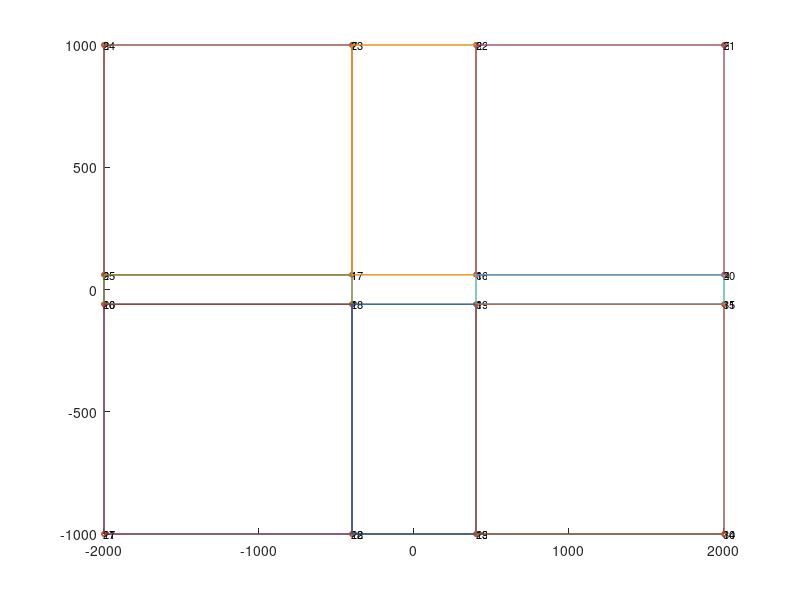

Recreate this plot in MATLAB.
%% COE 347 Final Project Block Mesh Dict
% Vertex Wind Turbine
clear all;
clc;

%% Set Dimensions
% Dimensions to Change
numSpikes = 0;                                % Number of spikes.
randSeed = 0;                                 % Randomness of spike distance.
yBox = 120;                                     % Length of box.
xBox = 800;                                     % Width of box.
xSpikes = 15;                                   % Dip of spikes.
xNeg = 2000;                                      % Front length of sim.
xPos = 2000;                                      % Back length of sim.
yTot = 1000;                                       % Upper edge of box.
% Meshing in Blocks
xMesh = 100;                                      % Mesh in x-direction of blocks.
yMesh = 100;                                     % Mesh in y-direction of blocks.
zMesh = 1;                                      % Mesh in z-direction of blocks.
expansionRatio = [2.0, 1.0, 1.0];               % Expansion ratio.

% Unchanging Dimensions
randStart = 1 - randSeed;
randStore = 1;
if numSpikes <= 0
    numSpikes = 0.5;
elseif numSpikes > 1
    randStore = randSeed*rand(numSpikes,1)+randStart;
end
ySpikes = yBox / (2*(numSpikes-1) + 2);
zDiff = 0.1;
meshing = [xMesh, yMesh, zMesh];

%% Generate Vertices
index = 1;
vertices = zeros(2*(16+(2*(numSpikes-1)+1)),3);
for z = 1:2
    % Inner Square and Spikes
    vertices(index,:) = [xBox/2, yBox/2, (z-1)*zDiff];
    index = index + 1;
    vertices(index,:) = [-xBox/2, yBox/2, (z-1)*zDiff];
    index = index + 1;
    inc = 1;
    for i = 1:2*(numSpikes-1)+1
        if mod(i,2)
            vertices(index,:) = [-xBox/2+(xSpikes*randStore(inc)), yBox/2-ySpikes*i, (z-1)*zDiff];
            inc = inc + 1;
        else
            vertices(index,:) = [-xBox/2, yBox/2-ySpikes*i, (z-1)*zDiff];
        end
        index = index + 1;
    end
    vertices(index,:) = [-xBox/2,-yBox/2, (z-1)*zDiff];
    index = index + 1;
    vertices(index,:) = [xBox/2,-yBox/2, (z-1)*zDiff];
    index = index + 1;

    % Outer edges of box
    % Top Edge
    vertices(index,:) = [xPos,yBox/2, (z-1)*zDiff];
    index = index + 1;
    vertices(index,:) = [xPos,yTot, (z-1)*zDiff];
    index = index + 1;
    vertices(index,:) = [xBox/2,yTot, (z-1)*zDiff];
    index = index + 1;
    vertices(index,:) = [-xBox/2,yTot, (z-1)*zDiff];
    index = index + 1;
    vertices(index,:) = [-xNeg,yTot, (z-1)*zDiff];
    index = index + 1;
    vertices(index,:) = [-xNeg,yBox/2, (z-1)*zDiff];
    index = index + 1;
    for i = 1:2*(numSpikes-1)+1
        vertices(index,:) = [-xNeg, yBox/2-ySpikes*i, (z-1)*zDiff];
        index = index + 1;
    end

    % Bot Edge
    vertices(index,:) = [-xNeg,-yBox/2, (z-1)*zDiff];
    index = index + 1;
    vertices(index,:) = [-xNeg,-yTot, (z-1)*zDiff];
    index = index + 1;
    vertices(index,:) = [-xBox/2,-yTot, (z-1)*zDiff];
    index = index + 1;
    vertices(index,:) = [xBox/2,-yTot, (z-1)*zDiff];
    index = index + 1;
    vertices(index,:) = [xPos,-yTot, (z-1)*zDiff];
    index = index + 1;
    vertices(index,:) = [xPos,-yBox/2, (z-1)*zDiff];
    index = index + 1;
end

fileID=fopen('vertices.txt','w');
for i=1:size(vertices,1)
    fprintf(fileID,'(%e %e %e) \n',vertices(i,:));
end
fclose(fileID);

% Vertex Index of Spikes
spikes1 = [1, 3 + 2*(numSpikes-1)];
spikes2 = [10 + 2*(numSpikes-1), 11 + 2*(numSpikes-1)+1 + 2*(numSpikes-1)];

%% Generate Blocks
blocks = zeros(7+2*numSpikes,4);
blocks(1,:) = [spikes1(2) + 7, 1, spikes1(2) + 5, spikes1(2) + 6];
blocks(2,:) = [1, 0, spikes1(2) + 4, spikes1(2) + 5];
blocks(3,:) = [0, spikes1(2) + 2, spikes1(2) + 3, spikes1(2) + 4];
for i = 1:2*numSpikes
    blocks(3+i,:) = [spikes2(1)+(i-1)+1,spikes1(1)+(i-1)+1, spikes1(1)+(i-1), spikes2(1)+(i-1)];
end
blocks(4+2*numSpikes,:) = [spikes1(2)+1, spikes2(2)+5, spikes1(2)+2, 0];
blocks(5+2*numSpikes,:) = [spikes2(2)+1, spikes2(2)+2, spikes1(2), spikes2(2)];
blocks(6+2*numSpikes,:) = [spikes2(2)+2, spikes2(2)+3, spikes1(2)+1, spikes1(2)];
blocks(7+2*numSpikes,:) = [spikes2(2)+3, spikes2(2)+4, spikes2(2)+5, spikes1(2)+1];

blocks = [blocks, blocks+size(vertices,1)/2];

fileID=fopen('blocks.txt','w');
for i=1:size(blocks,1)
    fprintf(fileID,'hex (%d %d %d %d %d %d %d %d) (%d %d %d) simpleGrading ( %e %e %.1f ) \n',(blocks(i,:)),meshing, expansionRatio);
end
fclose(fileID);

%% Generate Faces
% Inlet
facesIn = zeros(2*numSpikes+2,4);
facesIn(1,:) = [spikes2(1)-1, spikes2(1)-1 + size(vertices,1)/2, spikes2(1) + size(vertices,1)/2, spikes2(1)];
for i = 1:2*numSpikes
    facesIn(1+i,:) = [spikes2(1)-1+i, spikes2(1)-1+i + size(vertices,1)/2, spikes2(1)+i + size(vertices,1)/2, spikes2(1)+i];
end
facesIn(end,:) = [spikes2(2), spikes2(2) + size(vertices,1)/2, spikes2(2)+1 + size(vertices,1)/2, spikes2(2)+1];

fileID=fopen('facesIn.txt','w');
fprintf(fileID, 'inlet\n{\n\ttype patch;\n\tfaces\n\t(\n');
for i=1:size(facesIn,1)
    fprintf(fileID,'\t\t(%d %d %d %d)\n', facesIn(i,:));
end
fprintf(fileID, '\t);\n}');
fclose(fileID);

% Outlet
facesOut = zeros(3,4);
facesOut(1,:) = [spikes1(2)+3, spikes1(2)+3+size(vertices,1)/2, spikes1(2)+2+size(vertices,1)/2, spikes1(2)+2];
facesOut(2,:) = [spikes1(2)+2, spikes1(2)+2+size(vertices,1)/2, spikes2(2)+5+size(vertices,1)/2, spikes2(2)+5];
facesOut(3,:) = [spikes2(2)+5, spikes2(2)+5+size(vertices,1)/2, spikes2(2)+4+size(vertices,1)/2, spikes2(2)+4];

fileID=fopen('facesOut.txt','w');
fprintf(fileID, 'outlet\n{\n\ttype patch;\n\tfaces\n\t(\n');
for i=1:size(facesOut,1)
    fprintf(fileID,'\t\t(%d %d %d %d)\n', facesOut(i,:));
end
fprintf(fileID, '\t);\n}');
fclose(fileID);

% Top
facesTop = zeros(3,4);
facesTop(1,:) = [spikes1(2)+6, spikes1(2)+6+size(vertices,1)/2, spikes1(2)+5+size(vertices,1)/2, spikes1(2)+5];
facesTop(2,:) = [spikes1(2)+5, spikes1(2)+5+size(vertices,1)/2, spikes1(2)+4+size(vertices,1)/2, spikes1(2)+4];
facesTop(3,:) = [spikes1(2)+4, spikes1(2)+4+size(vertices,1)/2, spikes1(2)+3+size(vertices,1)/2, spikes1(2)+3];

fileID=fopen('facesTop.txt','w');
fprintf(fileID, 'outlet\n{\n\ttype symmetryPlane;\n\tfaces\n\t(\n');
for i=1:size(facesTop,1)
    fprintf(fileID,'\t\t(%d %d %d %d)\n', facesTop(i,:));
end
fprintf(fileID, '\t);\n}');
fclose(fileID);

% Top
facesBot = zeros(3,4);
facesBot(1,:) = [spikes2(2)+1, spikes2(2)+1+size(vertices,1)/2, spikes2(2)+2+size(vertices,1)/2, spikes2(2)+2];
facesBot(2,:) = [spikes2(2)+2, spikes2(2)+2+size(vertices,1)/2, spikes2(2)+3+size(vertices,1)/2, spikes2(2)+3];
facesBot(3,:) = [spikes2(2)+3, spikes2(2)+3+size(vertices,1)/2, spikes2(2)+4+size(vertices,1)/2, spikes2(2)+4];

fileID=fopen('facesBot.txt','w');
fprintf(fileID, 'outlet\n{\n\ttype symmetryPlane;\n\tfaces\n\t(\n');
for i=1:size(facesBot,1)
    fprintf(fileID,'\t\t(%d %d %d %d)\n', facesBot(i,:));
end
fprintf(fileID, '\t);\n}');
fclose(fileID);

% Box
facesBox = zeros(2*numSpikes+3,4);
facesBox(1,:) = [0, size(vertices,1)/2, 1 + size(vertices,1)/2, 1];
for i = 1:2*numSpikes
    facesBox(1+i,:) = [spikes1(1)-1+i, spikes1(1)-1+i + size(vertices,1)/2, spikes1(1)+i + size(vertices,1)/2, spikes1(1)+i];
end
facesBox(end-1,:) = [spikes1(2), spikes1(2) + size(vertices,1)/2, spikes1(2)+1 + size(vertices,1)/2, spikes1(2)+1];
facesBox(end,:) = [spikes1(2)+1, spikes1(2)+1 + size(vertices,1)/2, size(vertices,1)/2, 0];

fileID=fopen('facesBox.txt','w');
fprintf(fileID, 'outlet\n{\n\ttype wall;\n\tfaces\n\t(\n');
for i=1:size(facesBox,1)
    fprintf(fileID,'\t\t(%d %d %d %d)\n', facesBox(i,:));
end
fprintf(fileID, '\t);\n}');
fclose(fileID);

%% Generate Figures
figure;
scatter(vertices(:,1),vertices(:,2), 10);
hold on;
for i = 1:(size(vertices,1)/2)
    if i > 2 && i <= 2 + 2*(numSpikes-1)+1 || i > 10 + 2*(numSpikes-1)+1 && i <= 10 + 2*(numSpikes-1)+1 + 2*(numSpikes-1)+1
    else
        text(vertices(i,1),vertices(i,2),num2str(i-1),'FontSize',8);
    end
end
% Blocks Z = 0
for i = 1:size(blocks,1)
    plot([vertices(blocks(i,1:4)+1,1);vertices(blocks(i,5)+1,1)], [vertices(blocks(i,1:4)+1,2);vertices(blocks(i,5)+1,2)]);
    hold on;
end
%hold off;

%figure;
scatter(vertices(:,1),vertices(:,2), 10);
hold on;
for i = 1:(size(vertices,1)/2)
    if i > 2 && i <= 2 + 2*(numSpikes-1)+1 || i > 10 + 2*(numSpikes-1)+1 && i <= 10 + 2*(numSpikes-1)+1 + 2*(numSpikes-1)+1
    else
        text(vertices(i,1),vertices(i,2),num2str(i+size(vertices,1)/2-1),'FontSize',8);
    end
end
% Blocks Z = z0
for i = 1:size(blocks,1)
    plot([vertices(blocks(i,5:8)+1,1);vertices(blocks(i,5)+1,1)], [vertices(blocks(i,5:8)+1,2);vertices(blocks(i,5)+1,2)]);
    hold on;
end

